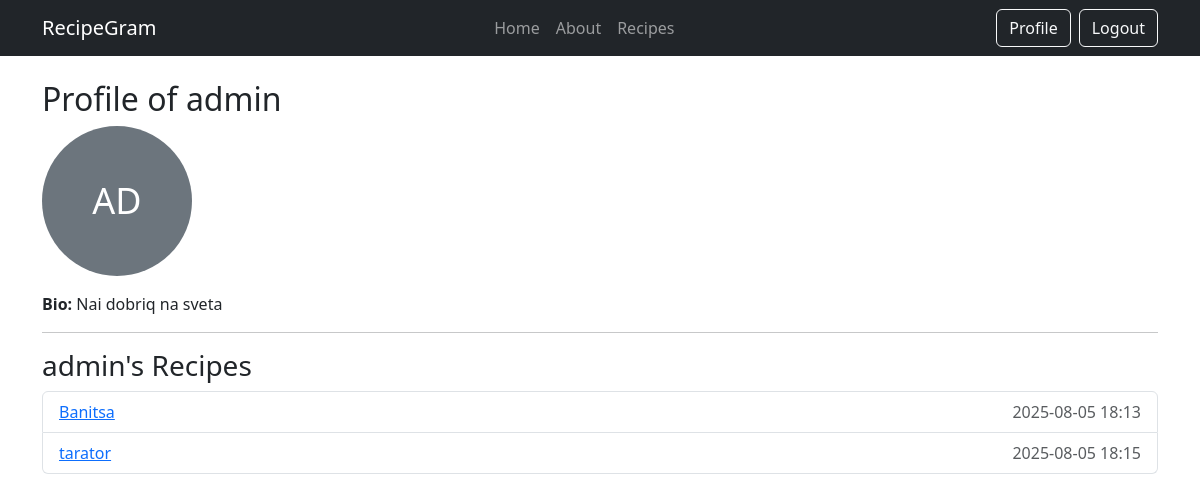
The page /accounts/admin/ (signed in) on the database its author committed.
### accounts/models.py (models this page shows, shortened)
class UserProfile(models.Model):
    user = models.OneToOneField(User, on_delete=models.CASCADE)
    profile_picture = models.ImageField(upload_to='profiles/', blank=True, null=True)
    bio = models.TextField(blank=True)

### recipes/models.py (models this page shows, shortened)
class Recipe(models.Model):
    title = models.CharField(max_length=100)
    description = models.TextField(blank=True, null=True)
    image = models.ImageField(upload_to='recipes/')
    cooking_time = models.PositiveIntegerField(help_text="Time in minutes")
    created_at = models.DateTimeField(auto_now_add=True)
    category = models.ForeignKey(Category, on_delete=models.SET_NULL, null=True)
    owner = models.ForeignKey(User, on_delete=models.CASCADE, related_name='recipes')

### accounts/views.py (the view)
# urls.py: path('<str:username>/', views.public_profile_view, name='public-profile'),
def public_profile_view(request, username):
    user = get_object_or_404(User, username=username)
    recipes = Recipe.objects.filter(owner=user)
    return render(request, 'accounts/public_profile.html', {
        'profile_user': user,
        'recipes': recipes,
    })

### templates/accounts/public_profile.html
{% extends 'base.html' %}
{% block content %}
<h2>Profile of {{ profile_user.username }}</h2>
{% if profile_user.userprofile.profile_picture %}
    <img src="{{ profile_user.userprofile.profile_picture.url }}" class="img-thumbnail mb-3" style="max-width: 200px;" alt="Profile Picture">
{% else %}
    <div class="bg-secondary text-white rounded-circle d-flex align-items-center justify-content-center mb-3"
         style="width: 150px; height: 150px; font-size: 36px;">
        {{ profile_user.username|first|upper }}{{ profile_user.username|slice:"1:2"|upper }}
    </div>
{% endif %}
{% if profile_user.userprofile.bio %}
    <p><strong>Bio:</strong> {{ profile_user.userprofile.bio }}</p>
{% endif %}
<hr>
<h3>{{ profile_user.username }}'s Recipes</h3>
<ul class="list-group">
    {% for recipe in recipes %}
        <li class="list-group-item d-flex justify-content-between align-items-center">
            <a href="{% url 'recipe-detail' recipe.pk %}">{{ recipe.title }}</a>
            <span class="text-muted">{{ recipe.created_at|date:"Y-m-d H:i" }}</span>
        </li>
    {% empty %}
        <li class="list-group-item">This user hasn't posted any recipes yet.</li>
    {% endfor %}
</ul>
{% endblock %}

### rows shown on the page
Recipe: title "Banitsa", created_at "2025-08-05 18:13"
Recipe: title "tarator", created_at "2025-08-05 18:15"

### other values the page prints
{{ profile_user.username }} "admin"
{{ profile_user.username|first|upper }} "A"
{{ profile_user.username|slice:"1:2"|upper }} "D"
{{ profile_user.userprofile.bio }} "Nai dobriq na sveta"
